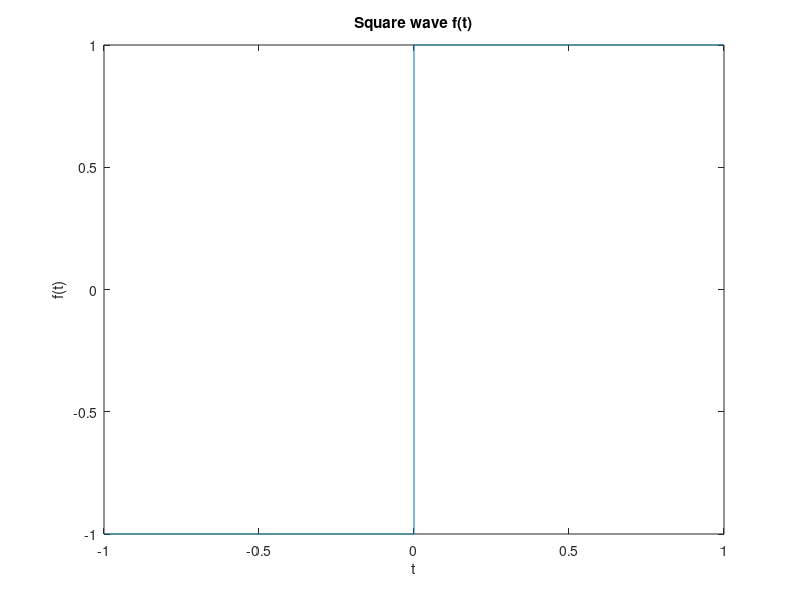

This figure's MATLAB source: (Note: this script raises an error after producing the figure.)
clear; clc; close all

T = 1;
domT = -T:0.0001:T;

f = @(t) 1.*(0<=t & t<=T) + -1.*(-T<=t & t<0);

plot(domT,f(domT))
title('Square wave f(t)')
xlabel('t')
ylabel('f(t)')
legend('f(t)','Location','best outside')